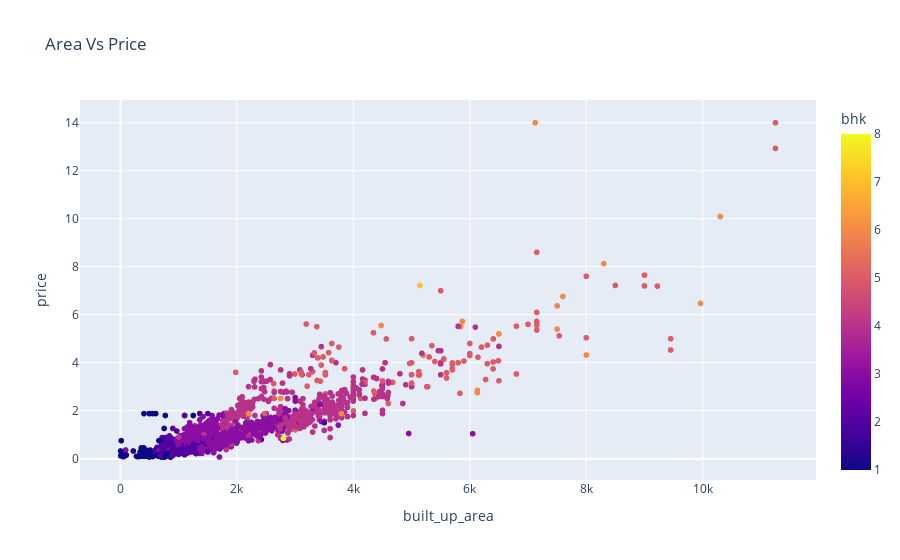

Source (notebook cell):
### Code cell
fig = px.scatter(new_df, x='built_up_area', y='price', color='bhk', title='Area Vs Price')
fig.show()

### Figure 1 — Plotly figure (JSON) as saved in the notebook; plotly's stock layout.template omitted (floating-point values rounded to 4 significant figures; data arrays with more than 128 entries replaced by an {"elided": "..."} marker saying what was removed)
{"data": [{"hovertemplate": "built_up_area=%{x}<br>price=%{y}<br>bhk=%{marker.color}<extra></extra>", "legendgroup": "", "marker": {"color": {"elided": "3101 int values"}, "coloraxis": "coloraxis", "symbol": "circle"}, "mode": "markers", "name": "", "showlegend": false, "type": "scattergl", "x": {"elided": "3101 int values"}, "xaxis": "x", "y": {"elided": "3101 float values"}, "yaxis": "y"}], "layout": {"autosize": true, "coloraxis": {"colorbar": {"title": {"text": "bhk"}}, "colorscale": [[0, "#0d0887"], [0.1111, "#46039f"], [0.2222, "#7201a8"], [0.3333, "#9c179e"], [0.4444, "#bd3786"], [0.5556, "#d8576b"], [0.6667, "#ed7953"], [0.7778, "#fb9f3a"], [0.8889, "#fdca26"], [1, "#f0f921"]]}, "legend": {"tracegroupgap": 0}, "title": {"text": "Area Vs Price"}, "xaxis": {"anchor": "y", "autorange": true, "domain": [0, 1], "range": [-680.2, 11930.0], "title": {"text": "built_up_area"}, "type": "linear"}, "yaxis": {"anchor": "x", "autorange": true, "domain": [0, 1], "range": [-1.09, 15.15], "title": {"text": "price"}, "type": "linear"}}}
